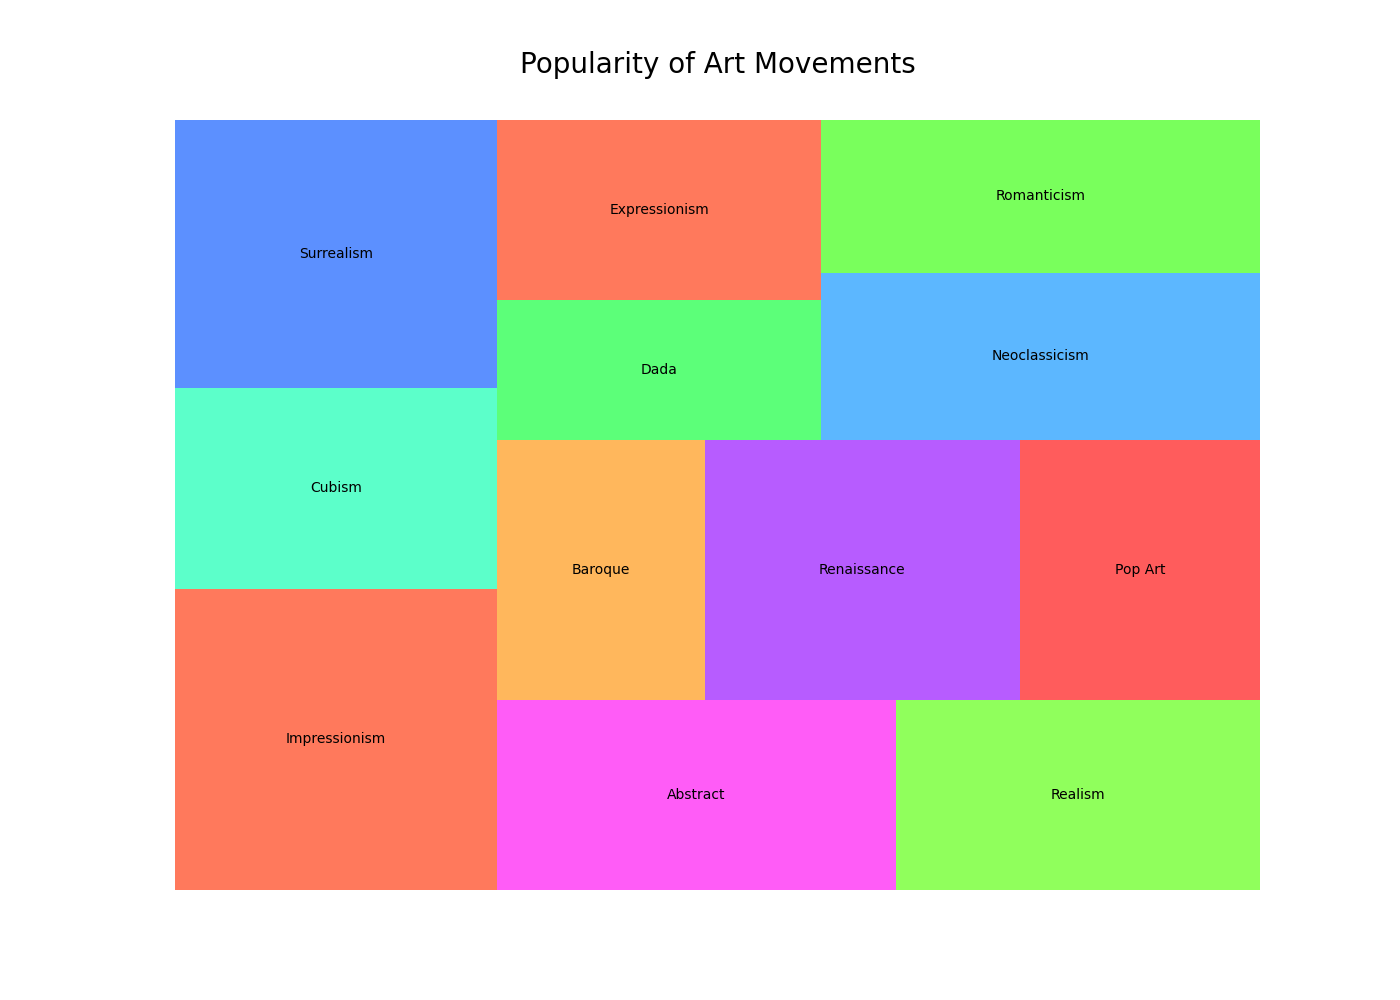

The Python source for this figure:

import seaborn as sns
import pandas as pd
import matplotlib.pyplot as plt
import squarify

# Data for treemap
data = {
    'Category': [
        'Impressionism', 'Cubism', 'Surrealism', 'Abstract', 'Realism',
        'Baroque', 'Renaissance', 'Pop Art', 'Dada', 'Expressionism',
        'Neoclassicism', 'Romanticism'
    ],
    'Value': [
        450, 300, 400, 350, 320,
        250, 380, 290, 210, 270,
        340, 310
    ]
}

# Convert the data into DataFrame
df = pd.DataFrame(data)

# Define color palette
colors = [
    '#FF5733', '#33FFBD', '#3375FF', '#FF33F6', '#75FF33',
    '#FFA533', '#A533FF', '#FF3333', '#33FF57', '#FF5733',
    '#33A5FF', '#57FF33'
]

# Create figure and axes for Matplotlib
fig, ax = plt.subplots(1, figsize=(14, 10))

# Create a treemap
squarify.plot(sizes=df['Value'], label=df['Category'], alpha=0.8, color=colors)

# Remove the axes
plt.axis('off')

# Add a title
plt.title('Popularity of Art Movements', fontsize=20, y=1.05)

# Show the plot
plt.show()
